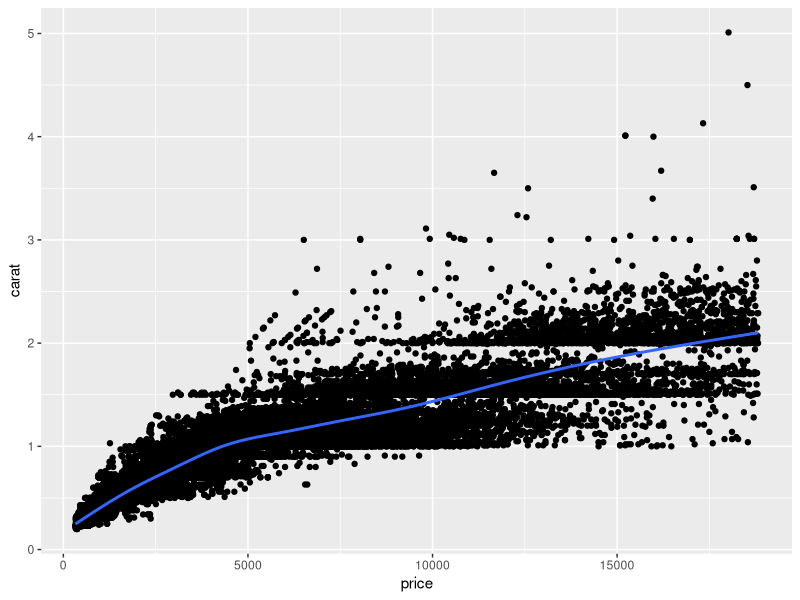
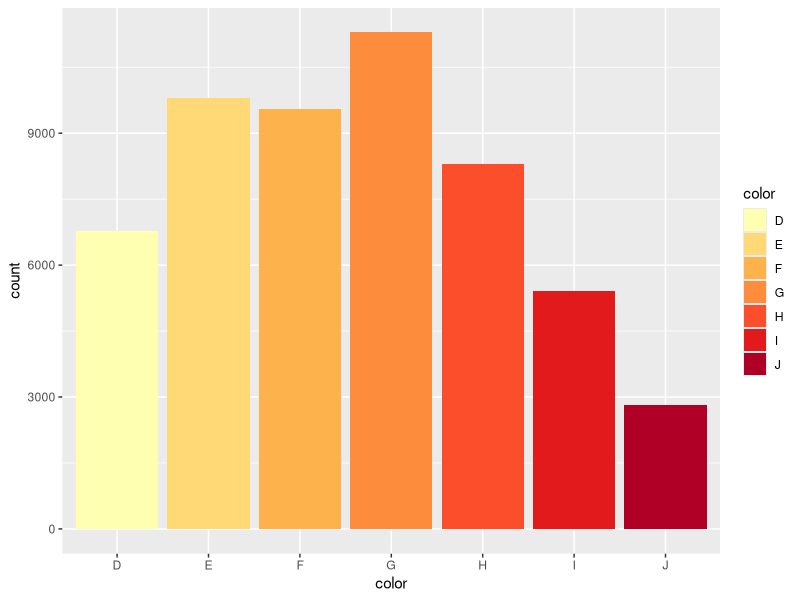
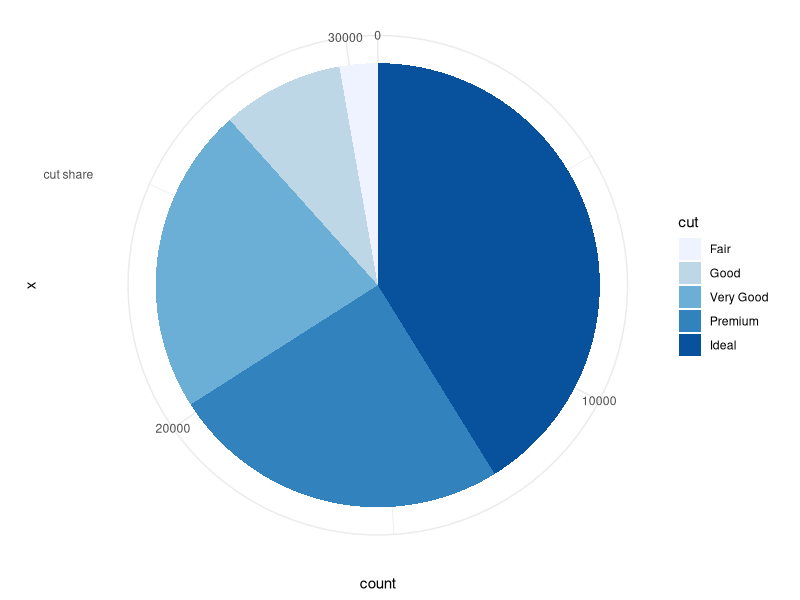
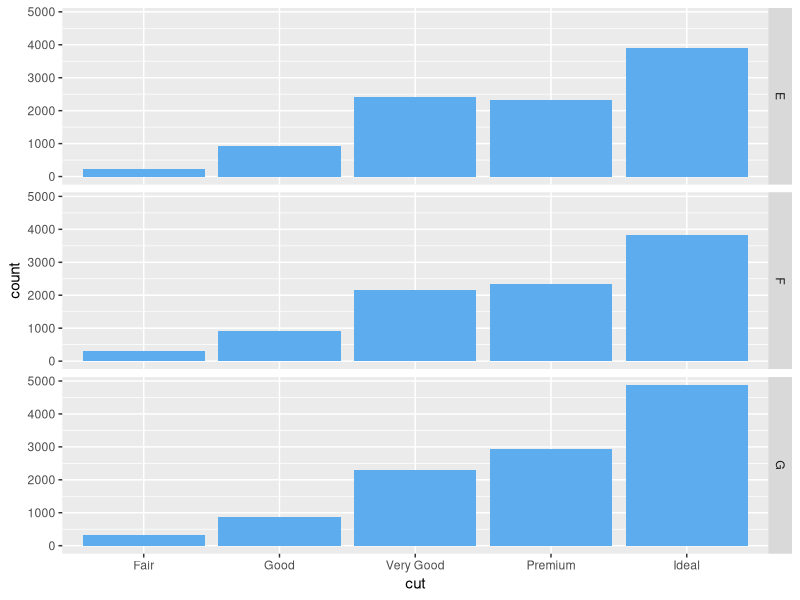
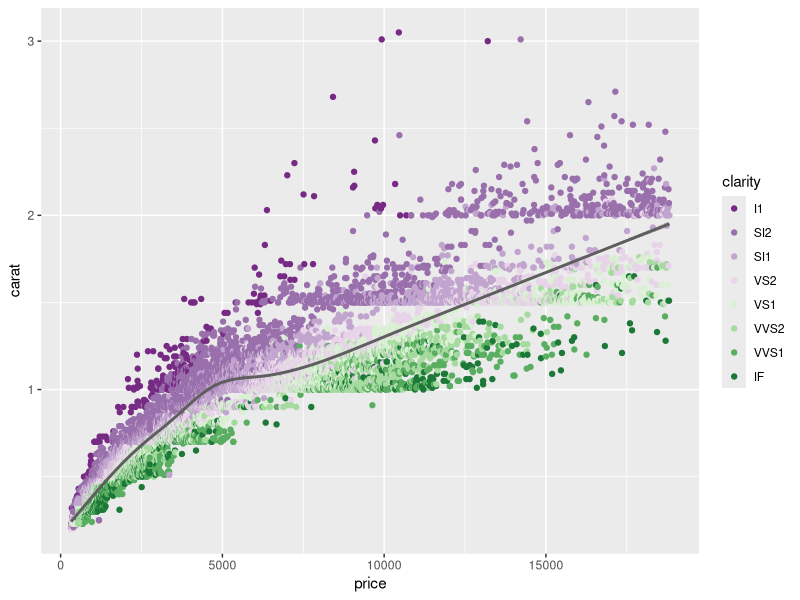
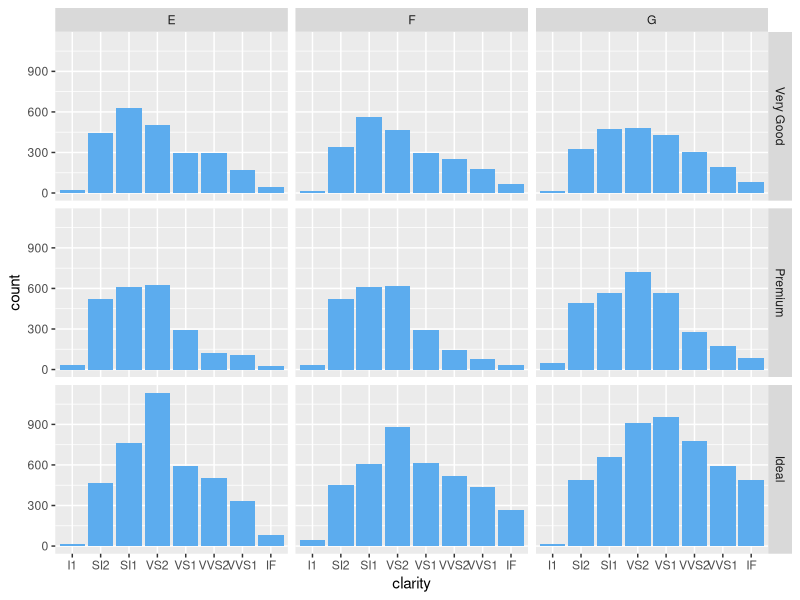

These figures' R source, in order:
## ---- chunk 1
library(tidyverse)
knitr::opts_chunk$set(echo = TRUE)
## ---- chunk 2
ggplot(data = diamonds) + geom_point(aes(x= price, y= carat)) + geom_smooth(aes(x=price, y=carat))
## ---- chunk 3
ggplot(data = diamonds) +
  geom_bar( aes(color, fill = color)) + scale_fill_brewer(palette = "YlOrRd")
## ---- chunk 4
diamonds2 <- diamonds %>% filter(color %in% c("E", "F", "G"))
## ---- chunk 5
ggplot(data = diamonds2, aes(x = "cut share", fill = cut)) +
  geom_bar(width = 1) + coord_polar("y", start=0) + scale_fill_brewer(palette="Blues") +
  theme_minimal()
## ---- chunk 6
ggplot(data = diamonds2) +
  geom_bar(aes(cut), fill = "steelblue2") + facet_grid(color ~ .)
## ---- chunk 7
diamonds3 <- diamonds2 %>% filter(cut %in% c("Ideal", "Premium", "Very Good"))
## ---- chunk 8
ggplot(diamonds3, aes(price, carat)) +
  geom_point(aes(colour = clarity)) + geom_smooth(aes(x=price, y=carat), color = "gray37") + scale_colour_brewer(palette = "PRGn")
## ---- chunk 9
ggplot(data = diamonds3) +
  geom_bar(aes(clarity), fill = "steelblue2") + facet_grid(cut ~ color)
